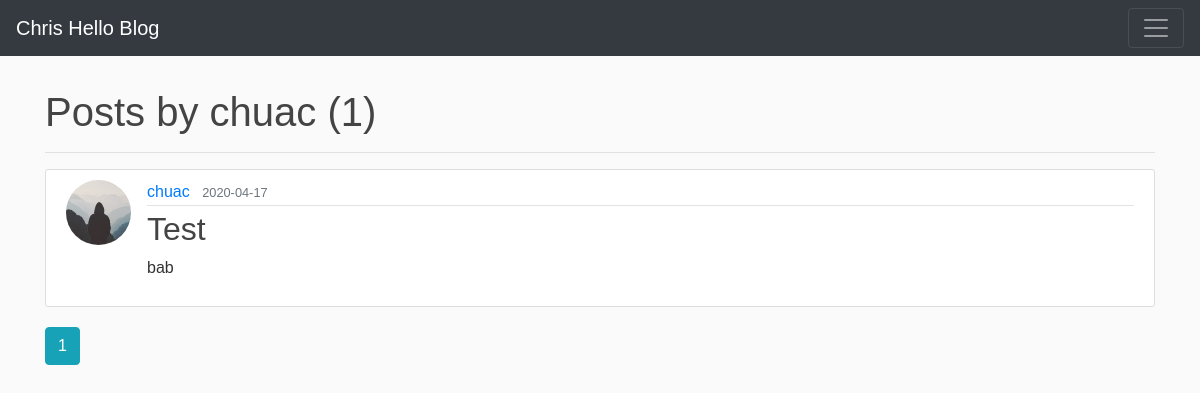
The app's page /user/chuac with its own data.
### flaskblog/models.py (models this page shows, shortened)
class User(db.Model, UserMixin):
    id = db.Column(db.Integer, primary_key=True)
    username = db.Column(db.String(20), unique=True, nullable = False) #max length 20, must be unique
    email = db.Column(db.String(120), unique=True, nullable = False)
    image_file = db.Column(db.String(20), nullable = False, default='default.jpg') #length 20 because it'll hold the hash of their image
    password = db.Column(db.String(60), nullable = False)
    posts = db.relationship('Post', backref = 'author', lazy = True) # relationship, not a column!

class Post(db.Model):
    id = db.Column(db.Integer, primary_key = True)
    title = db.Column(db.String(100), nullable = False) #cant be null, must exist
    content = db.Column(db.Text, nullable = False)
    date_posted = db.Column(db.DateTime, nullable = False, default = datetime.utcnow)
    user_id = db.Column(db.Integer, db.ForeignKey('user.id'), nullable = False) # relates to the 'id' column of 'user' table (which explains the lowercase 'user')

### flaskblog/users/routes.py (the view)
@users.route('/user/<string:username>') # show all the posts for a specific user
def user_posts(username):
    page = request.args.get('page', 1, type = int) # look for optional parameter in GET request, default to 1, of type int
    user = User.query.filter_by(username = username).first_or_404() # using the username variable passed to us from the route, get the first query from db, otherwise return 404
    posts = (Post.query.filter_by(author = user)
                .order_by(Post.date_posted.desc())
                .paginate(page = page, per_page = 5)
            ) # parenthesis method to break apart a long line
    return render_template('user_posts.html', posts = posts, user = user, title = "User Posts")

### flaskblog/templates/user_posts.html (shortened to what this page needs)
{% extends 'base.html' %}
{% block body %}
<br>
<h1 style="display:inline">Posts by {{ user.username }} ({{ posts.total }})</h1>
<hr>
{% for post in posts.items %}
<article class="media content-section">
  <img class="rounded-circle article-img" src="{{ url_for('static', filename='profile_pics/' + post.author.image_file) }}">
  <div class="media-body">
    <div class="article-metadata">
      <a class="mr-2" href="{{ url_for('users.user_posts', username=post.author.username) }}">{{ post.author.username }}</a>
      <small class="text-muted">{{ post.date_posted.strftime('%Y-%m-%d') }}</small>
    </div>
    <h2><a class="article-title" href="{{ url_for('posts.post', id = post.id) }}">{{ post.title }}</a></h2>
    <p class="article-content">{{ post.content }}</p>
  </div>
</article>
{% endfor %}
{% for page_num in posts.iter_pages(left_edge=1, right_edge=1, left_current=1, right_current=2) %}
  {% if page_num %}
    {% if posts.page == page_num %}
      <a class="btn btn-info mb-4" href="{{ url_for('users.user_posts', username = user.username, page = page_num) }}">{{ page_num }}</a>
    {% else %}
      <a class="btn btn-outline-info mb-4" href="{{ url_for('users.user_posts', username = user.username, page = page_num) }}">{{ page_num }}</a>
    {% endif %}
  {% else %}
    ...
  {% endif %}
{% endfor %}
{% endblock %}

### flaskblog/static/main.css (style rules this page uses)
body { background: #fafafa; color: #333333; margin-top: 0rem; font-family: Helvetica; }
h1, h2, h3, h4, h5, h6 { color: #444444; }
.content-section { background: #ffffff; padding: 10px 20px; border: 1px solid #dddddd; border-radius: 3px; margin-bottom: 20px; }
.article-title { color: #444444; }
.article-content { white-space: pre-line; }
.article-img { height: 65px; width: 65px; margin-right: 16px; }
.article-metadata { padding-bottom: 1px; margin-bottom: 4px; border-bottom: 1px solid #e3e3e3 }

### records on screen
User: username "chuac"
Post: image_file (placeholder picture), author.username "chuac", date_posted "2020-04-17", title "Test", content "bab"

### other values on screen
{{ posts.total }} "1"
{{ page_num }} "1"
